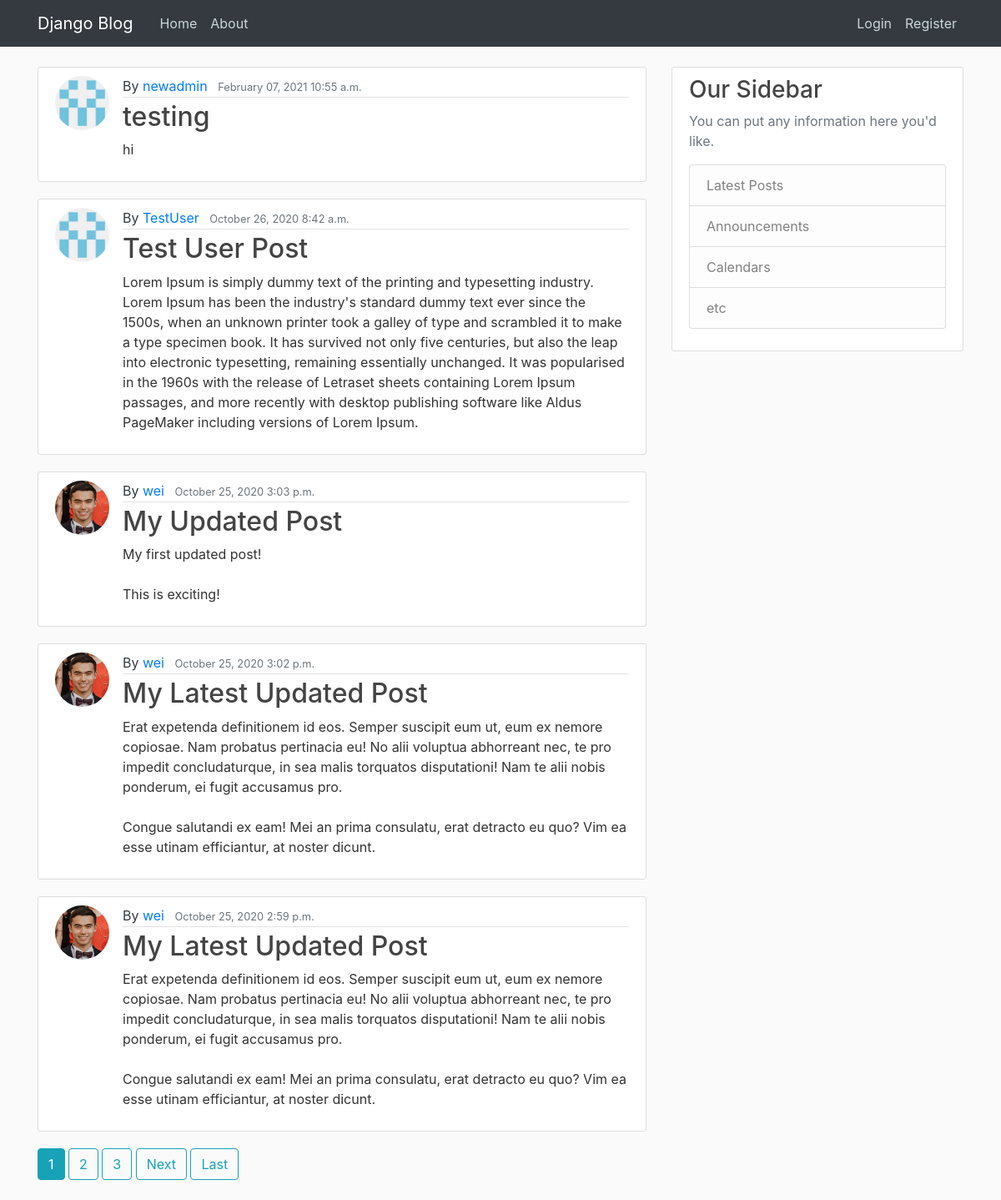
The page / on the database its author committed.
### blog/models.py (models this page shows, shortened)
class Post(models.Model):
  title = models.CharField(max_length=100)
  content = models.TextField()
  date_posted = models.DateTimeField(default=timezone.now)
  author = models.ForeignKey(User, on_delete=models.CASCADE)
  class Meta:
    ordering = ['-date_posted']

### users/models.py (models this page shows, shortened)
class Profile(models.Model):
  user = models.OneToOneField(User, on_delete=models.CASCADE)
  image = models.ImageField(default='default.jpg', upload_to='profile_pics')

### blog/views.py (the view)
# urls.py: path('', PostListView.as_view(), name="blog-home"),
class PostListView(ListView):
  model = Post
  template_name = 'blog/home.html' # django looks for <app>/<model>_<viewtype>.html
  context_object_name = 'posts' # will assign object list to posts name above
  paginate_by = 5

### blog/templates/blog/home.html (shortened to what this page needs)
{% extends "blog/base.html" %}
{% block content %}
  {% for post in posts %}
    <article class="media content-section">
      <img src="{{ post.author.profile.image.url }}" alt="" class="rounded-circle article-img">
      <div class="media-body">
        <div class="article-metadata">
          <a class="mr-2" href="{% url 'user-posts' post.author.username %}"><span class="text-dark">By </span>{{ post.author }}</a>
          <small class="text-muted">{{ post.date_posted|date:"F d, Y P"}}</small>
        </div>
        <h2><a class="article-title" href="{% url 'post-detail' post.id %}">{{ post.title }}</a></h2>
        <p class="article-content">{{ post.content }}</p>
      </div>
    </article>
  {% endfor %}
  {% if is_paginated %}
    {% for num in page_obj.paginator.page_range %}
      {% if page_obj.number == num %}
        <a class="btn btn-info mb-4" href="?page={{ num }}">{{ num }}</a>
      {% elif num > page_obj.number|add:'-3' and num < page_obj.number|add:'3' %}
        <a class="btn btn-outline-info mb-4" href="?page={{ num }}">{{ num }}</a>
      {% endif %}
    {% endfor %}
    {% if page_obj.has_next %}
      <a class="btn btn-outline-info mb-4" href="?page={{ page_obj.next_page_number }}">Next</a>
      <a class="btn btn-outline-info mb-4" href="?page={{ page_obj.paginator.num_pages }}">Last</a>
    {% endif %}
  {% endif %}
{% endblock content %}

### blog/static/blog/main.css (style rules this page uses)
body { background: #fafafa; color: #333333; margin-top: 5rem; }
h1, h2, h3, h4, h5, h6 { color: #444444; }
.content-section { background: #ffffff; padding: 10px 20px; border: 1px solid #dddddd; border-radius: 3px; margin-bottom: 20px; }
.article-title { color: #444444; }
.article-content { white-space: pre-line; }
.article-img { height: 65px; width: 65px; margin-right: 16px; }
.article-metadata { padding-bottom: 1px; margin-bottom: 4px; border-bottom: 1px solid #e3e3e3 }

### rows shown on the page
Post: author.profile.image (placeholder picture), author "newadmin", date_posted "February 07, 2021 10:55 a.m.", title "testing", content "hi"
Post: author.profile.image (placeholder picture), author "TestUser", date_posted "October 26, 2020 8:42 a.m.", title "Test User Post", content "Lorem Ipsum is simply dummy text of the printing and typesetting industry. Lorem Ipsum has been the industry's standard dummy text ever since the 1500s, when an unknown printer took a galley of type and scrambled it to make a type specimen book. It has survived not only five centuries, but also the leap into electronic typesetting, remaining essentially unchanged. It was popularised in the 1960s with the release of Letraset sheets containing Lorem Ipsum passages, and more recently with desktop publishing software like Aldus PageMaker including versions of Lorem Ipsum."
Post: author.profile.image (picture), author "wei", date_posted "October 25, 2020 3:03 p.m.", title "My Updated Post", content "My first updated post! This is exciting!"
Post: author.profile.image (picture), author "wei", date_posted "October 25, 2020 3:02 p.m.", title "My Latest Updated Post", content "Erat expetenda definitionem id eos. Semper suscipit eum ut, eum ex nemore copiosae. Nam probatus pertinacia eu! No alii voluptua abhorreant nec, te pro impedit concludaturque, in sea malis torquatos disputationi! Nam te alii nobis ponderum, ei fugit accusamus pro. Congue salutandi ex eam! Mei an prima consulatu, erat detracto eu quo? Vim ea esse utinam efficiantur, at noster dicunt."
Post: author.profile.image (picture), author "wei", date_posted "October 25, 2020 2:59 p.m.", title "My Latest Updated Post", content "Erat expetenda definitionem id eos. Semper suscipit eum ut, eum ex nemore copiosae. Nam probatus pertinacia eu! No alii voluptua abhorreant nec, te pro impedit concludaturque, in sea malis torquatos disputationi! Nam te alii nobis ponderum, ei fugit accusamus pro. Congue salutandi ex eam! Mei an prima consulatu, erat detracto eu quo? Vim ea esse utinam efficiantur, at noster dicunt."

### other values the page prints
{{ num }} "1"
{{ num }} "2" "3"
